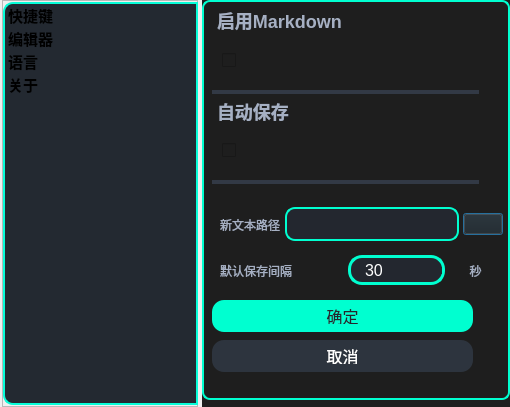
<?xml version="1.0" encoding="UTF-8"?>
<ui version="4.0">
 <class>ShortSetting</class>
 <widget class="QDialog" name="ShortSetting">
  <property name="geometry">
   <rect>
    <x>0</x>
    <y>0</y>
    <width>510</width>
    <height>407</height>
   </rect>
  </property>
  <property name="maximumSize">
   <size>
    <width>16777215</width>
    <height>16777215</height>
   </size>
  </property>
  <property name="windowTitle">
   <string>Dialog</string>
  </property>
  <property name="styleSheet">
   <string notr="true"/>
  </property>
  <layout class="QHBoxLayout" name="horizontalLayout_3">
   <property name="leftMargin">
    <number>0</number>
   </property>
   <property name="topMargin">
    <number>0</number>
   </property>
   <property name="rightMargin">
    <number>0</number>
   </property>
   <property name="bottomMargin">
    <number>0</number>
   </property>
   <item>
    <layout class="QHBoxLayout" name="horizontalLayout" stretch="0,0">
     <property name="spacing">
      <number>4</number>
     </property>
     <property name="leftMargin">
      <number>2</number>
     </property>
     <item>
      <widget class="QFrame" name="frameNav">
       <property name="sizePolicy">
        <sizepolicy hsizetype="Expanding" vsizetype="Expanding">
         <horstretch>0</horstretch>
         <verstretch>0</verstretch>
        </sizepolicy>
       </property>
       <property name="minimumSize">
        <size>
         <width>196</width>
         <height>0</height>
        </size>
       </property>
       <property name="maximumSize">
        <size>
         <width>196</width>
         <height>16777215</height>
        </size>
       </property>
       <property name="frameShape">
        <enum>QFrame::Shape::StyledPanel</enum>
       </property>
       <property name="frameShadow">
        <enum>QFrame::Shadow::Raised</enum>
       </property>
       <layout class="QVBoxLayout" name="verticalLayout_3">
        <property name="spacing">
         <number>4</number>
        </property>
        <property name="leftMargin">
         <number>0</number>
        </property>
        <property name="topMargin">
         <number>1</number>
        </property>
        <property name="rightMargin">
         <number>1</number>
        </property>
        <property name="bottomMargin">
         <number>1</number>
        </property>
        <item>
         <widget class="QListWidget" name="listWidgetNav">
          <property name="minimumSize">
           <size>
            <width>195</width>
            <height>0</height>
           </size>
          </property>
          <property name="maximumSize">
           <size>
            <width>190</width>
            <height>16777215</height>
           </size>
          </property>
          <property name="styleSheet">
           <string notr="true">QListWidget#listWidgetNav {
  background-color: #232931;           /* 深灰底 */
  border-top:    2px solid #08FDD8;    /* 上边框 */
  border-left:   2px solid #08FDD8;    /* 左边框 */
  border-right:   2px solid #08FDD8;    /* 右边框 */
  border-bottom: 2px solid #08FDD8;    /* 下边框 */
  border-top-left-radius:     10px;    /* 左上圆角 */
  border-bottom-left-radius:  10px;    /* 左下圆角 */
}
</string>
          </property>
          <property name="alternatingRowColors">
           <bool>false</bool>
          </property>
          <item>
           <property name="text">
            <string>快捷键</string>
           </property>
           <property name="font">
            <font>
             <family>Microsoft YaHei UI</family>
             <pointsize>11</pointsize>
             <bold>true</bold>
             <underline>false</underline>
             <kerning>true</kerning>
            </font>
           </property>
           <property name="background">
            <brush brushstyle="NoBrush">
             <color alpha="255">
              <red>166</red>
              <green>176</green>
              <blue>195</blue>
             </color>
            </brush>
           </property>
          </item>
          <item>
           <property name="text">
            <string>编辑器</string>
           </property>
           <property name="font">
            <font>
             <family>Microsoft YaHei UI</family>
             <pointsize>11</pointsize>
             <bold>true</bold>
            </font>
           </property>
           <property name="background">
            <brush brushstyle="NoBrush">
             <color alpha="255">
              <red>166</red>
              <green>176</green>
              <blue>195</blue>
             </color>
            </brush>
           </property>
          </item>
          <item>
           <property name="text">
            <string>语言</string>
           </property>
           <property name="font">
            <font>
             <pointsize>11</pointsize>
             <bold>true</bold>
            </font>
           </property>
           <property name="background">
            <brush brushstyle="NoBrush">
             <color alpha="255">
              <red>166</red>
              <green>176</green>
              <blue>195</blue>
             </color>
            </brush>
           </property>
          </item>
          <item>
           <property name="text">
            <string>关于</string>
           </property>
           <property name="font">
            <font>
             <family>Microsoft YaHei UI</family>
             <pointsize>11</pointsize>
             <bold>true</bold>
            </font>
           </property>
           <property name="background">
            <brush brushstyle="NoBrush">
             <color alpha="255">
              <red>166</red>
              <green>176</green>
              <blue>195</blue>
             </color>
            </brush>
           </property>
          </item>
         </widget>
        </item>
       </layout>
      </widget>
     </item>
     <item>
      <widget class="QStackedWidget" name="stackedWidget">
       <property name="font">
        <font>
         <pointsize>10</pointsize>
        </font>
       </property>
       <property name="styleSheet">
        <string notr="true">background-color: rgb(30, 30, 30);</string>
       </property>
       <property name="currentIndex">
        <number>1</number>
       </property>
       <widget class="QWidget" name="pageShortcuts">
        <property name="minimumSize">
         <size>
          <width>0</width>
          <height>400</height>
         </size>
        </property>
        <property name="maximumSize">
         <size>
          <width>16777215</width>
          <height>400</height>
         </size>
        </property>
        <property name="styleSheet">
         <string notr="true">background-color: rgb(30, 30, 30);</string>
        </property>
        <widget class="QFrame" name="frame">
         <property name="geometry">
          <rect>
           <x>0</x>
           <y>0</y>
           <width>281</width>
           <height>401</height>
          </rect>
         </property>
         <property name="sizePolicy">
          <sizepolicy hsizetype="Expanding" vsizetype="Expanding">
           <horstretch>0</horstretch>
           <verstretch>0</verstretch>
          </sizepolicy>
         </property>
         <layout class="QVBoxLayout" name="verticalLayout_2">
          <property name="spacing">
           <number>0</number>
          </property>
          <item>
           <widget class="QTableWidget" name="tblShortcuts">
            <property name="minimumSize">
             <size>
              <width>272</width>
              <height>0</height>
             </size>
            </property>
            <property name="maximumSize">
             <size>
              <width>280</width>
              <height>350</height>
             </size>
            </property>
            <property name="editTriggers">
             <set>QAbstractItemView::EditTrigger::NoEditTriggers</set>
            </property>
            <property name="rowCount">
             <number>0</number>
            </property>
            <property name="columnCount">
             <number>2</number>
            </property>
            <column/>
            <column/>
           </widget>
          </item>
          <item>
           <widget class="QWidget" name="widget" native="true">
            <property name="maximumSize">
             <size>
              <width>16777215</width>
              <height>100</height>
             </size>
            </property>
            <layout class="QHBoxLayout" name="horizontalLayout_2">
             <item>
              <widget class="QPushButton" name="btnEdit">
               <property name="minimumSize">
                <size>
                 <width>0</width>
                 <height>30</height>
                </size>
               </property>
               <property name="font">
                <font>
                 <pointsize>9</pointsize>
                </font>
               </property>
               <property name="text">
                <string>编辑</string>
               </property>
               <property name="icon">
                <iconset theme="QIcon::ThemeIcon::DocumentProperties"/>
               </property>
               <property name="autoDefault">
                <bool>false</bool>
               </property>
               <property name="default">
                <bool>false</bool>
               </property>
               <property name="flat">
                <bool>true</bool>
               </property>
              </widget>
             </item>
             <item>
              <widget class="QPushButton" name="btnSave">
               <property name="minimumSize">
                <size>
                 <width>0</width>
                 <height>30</height>
                </size>
               </property>
               <property name="text">
                <string>保存</string>
               </property>
               <property name="icon">
                <iconset theme="QIcon::ThemeIcon::DocumentSave"/>
               </property>
               <property name="autoDefault">
                <bool>false</bool>
               </property>
               <property name="default">
                <bool>false</bool>
               </property>
               <property name="flat">
                <bool>true</bool>
               </property>
              </widget>
             </item>
             <item>
              <widget class="QPushButton" name="btnResetDefault">
               <property name="minimumSize">
                <size>
                 <width>0</width>
                 <height>30</height>
                </size>
               </property>
               <property name="text">
                <string>重置</string>
               </property>
               <property name="icon">
                <iconset theme="QIcon::ThemeIcon::SystemReboot"/>
               </property>
               <property name="autoDefault">
                <bool>false</bool>
               </property>
               <property name="default">
                <bool>false</bool>
               </property>
               <property name="flat">
                <bool>true</bool>
               </property>
              </widget>
             </item>
            </layout>
           </widget>
          </item>
         </layout>
         <zorder>widget</zorder>
         <zorder>tblShortcuts</zorder>
        </widget>
       </widget>
       <widget class="QWidget" name="pageEdit">
        <property name="styleSheet">
         <string notr="true">background-color: rgb(30, 30, 30);</string>
        </property>
        <widget class="QFrame" name="frameEditPage">
         <property name="geometry">
          <rect>
           <x>0</x>
           <y>0</y>
           <width>308</width>
           <height>400</height>
          </rect>
         </property>
         <property name="styleSheet">
          <string notr="true">#frameEditPage {
    background: rgb(30,30,30);
    border-radius: 8px;
    border: 2px solid #00FFD0;
    padding: 20px;
}</string>
         </property>
         <property name="frameShape">
          <enum>QFrame::Shape::StyledPanel</enum>
         </property>
         <property name="frameShadow">
          <enum>QFrame::Shadow::Raised</enum>
         </property>
         <widget class="QWidget" name="layoutWidget_2">
          <property name="geometry">
           <rect>
            <x>10</x>
            <y>200</y>
            <width>291</width>
            <height>45</height>
           </rect>
          </property>
          <layout class="QHBoxLayout" name="Layoutsave">
           <property name="spacing">
            <number>4</number>
           </property>
           <property name="leftMargin">
            <number>8</number>
           </property>
           <property name="topMargin">
            <number>4</number>
           </property>
           <item>
            <widget class="QLabel" name="labelpath">
             <property name="font">
              <font>
               <pointsize>-1</pointsize>
              </font>
             </property>
             <property name="styleSheet">
              <string notr="true">#labelpath, #labeltime, #labelMinute {
    color: #A6B0C3;
    font-size: 12px;
    background: transparent;
    border: none;
}
</string>
             </property>
             <property name="text">
              <string>新文本路径</string>
             </property>
            </widget>
           </item>
           <item>
            <widget class="QLineEdit" name="lineEditautoSavePath">
             <property name="sizePolicy">
              <sizepolicy hsizetype="Expanding" vsizetype="Fixed">
               <horstretch>0</horstretch>
               <verstretch>0</verstretch>
              </sizepolicy>
             </property>
             <property name="styleSheet">
              <string notr="true">#lineEditautoSavePath {
    background: #23272F;
    color: #fff;
    border: 2px solid #00FFD0;
    border-radius: 10px;
    padding: 7px 12px;
    font-size: 12px;
}
#lineEditautoSavePath:focus {
    border: 2px solid #00FFD0;
}</string>
             </property>
             <property name="readOnly">
              <bool>true</bool>
             </property>
            </widget>
           </item>
           <item>
            <widget class="QPushButton" name="btnbrowsePath">
             <property name="minimumSize">
              <size>
               <width>15</width>
               <height>0</height>
              </size>
             </property>
             <property name="maximumSize">
              <size>
               <width>50</width>
               <height>16777215</height>
              </size>
             </property>
             <property name="text">
              <string/>
             </property>
             <property name="icon">
              <iconset resource="res.qrc">
               <normaloff>:/icon/gallery.png</normaloff>:/icon/gallery.png</iconset>
             </property>
            </widget>
           </item>
          </layout>
         </widget>
         <widget class="QWidget" name="layoutWidget_3">
          <property name="geometry">
           <rect>
            <x>10</x>
            <y>250</y>
            <width>291</width>
            <height>41</height>
           </rect>
          </property>
          <layout class="QHBoxLayout" name="Layouttime">
           <property name="spacing">
            <number>3</number>
           </property>
           <property name="leftMargin">
            <number>8</number>
           </property>
           <item>
            <widget class="QLabel" name="labeltime">
             <property name="minimumSize">
              <size>
               <width>125</width>
               <height>0</height>
              </size>
             </property>
             <property name="maximumSize">
              <size>
               <width>0</width>
               <height>16777215</height>
              </size>
             </property>
             <property name="font">
              <font>
               <pointsize>-1</pointsize>
              </font>
             </property>
             <property name="styleSheet">
              <string notr="true">#labelpath, #labeltime, #labelMinute {
    color: #A6B0C3;
    font-size: 12px;
    background: transparent;
    border: none;
}
</string>
             </property>
             <property name="text">
              <string>默认保存间隔</string>
             </property>
            </widget>
           </item>
           <item>
            <widget class="QSpinBox" name="spinBoxinterval">
             <property name="sizePolicy">
              <sizepolicy hsizetype="Minimum" vsizetype="Fixed">
               <horstretch>0</horstretch>
               <verstretch>1</verstretch>
              </sizepolicy>
             </property>
             <property name="maximumSize">
              <size>
               <width>120</width>
               <height>30</height>
              </size>
             </property>
             <property name="styleSheet">
              <string notr="true">/* ────────── SpinBox 本体 ────────── */
QSpinBox#spinBoxinterval {
    background: #23272F;
    color: #FFFFFF;
    border: 2.5px solid #00FFD0;
    border-radius: 14px;          /* 圆角 ≈ 高度的一半 */
    padding: 4px 28px 4px 12px;   /*             ↑
                                     右侧留 28px 位置专门给箭头按钮 */
    font-size: 16px;
    min-height: 15px;
}

/* ────────── 箭头按钮 ────────── */
QSpinBox#spinBoxinterval::up-button,
QSpinBox#spinBoxinterval::down-button {
    /* ① 以 padding 区域为参考系，而不是 border 区域 */
    subcontrol-origin: padding;

    /* ② 紧贴右边垂直堆叠（Qt 会按 up 在上、down 在下自动排版） */
    subcontrol-position: right center;

    width: 14px;          /* 箭头按钮自身的宽度 */
    height: 7px;          /* 一半高度即可，Qt 会自动撑满两枚按钮 */

    /* ③ 让按钮“隐形”：边框全无、背景与主体一致 */
    border: none;
    background: #23272F;

    /* ④ 轻微收一点边距，让它彻底留在边框之内 */
    margin: 1px 0;
}
QSpinBox#spinBoxinterval::up-arrow,
QSpinBox#spinBoxinterval::down-arrow {
    width: 6px;
    height: 4px;
    image: none;               /* 用 Qt 默认 ▴ ▾ 即可；如需自定义可换成 url(...) */
}
</string>
             </property>
             <property name="suffix">
              <string comment="秒" extracomment="秒"/>
             </property>
             <property name="value">
              <number>30</number>
             </property>
            </widget>
           </item>
           <item>
            <widget class="QLabel" name="labelMinute">
             <property name="maximumSize">
              <size>
               <width>55</width>
               <height>16777215</height>
              </size>
             </property>
             <property name="font">
              <font>
               <pointsize>-1</pointsize>
              </font>
             </property>
             <property name="styleSheet">
              <string notr="true">#labelpath, #labeltime, #labelMinute {
    color: #A6B0C3;
    font-size: 12px;
    background: transparent;
    border: none;
}
#labelpath, #labeltime {
    font-weight: bold;
    color: #00FFD0;
}</string>
             </property>
             <property name="text">
              <string>秒</string>
             </property>
             <property name="alignment">
              <set>Qt::AlignmentFlag::AlignCenter</set>
             </property>
            </widget>
           </item>
          </layout>
         </widget>
         <widget class="QPushButton" name="btnCancel">
          <property name="geometry">
           <rect>
            <x>10</x>
            <y>340</y>
            <width>261</width>
            <height>32</height>
           </rect>
          </property>
          <property name="maximumSize">
           <size>
            <width>16777215</width>
            <height>32</height>
           </size>
          </property>
          <property name="styleSheet">
           <string notr="true">#btnCancel {
    background: #2D343E;
    color: #fff;
    border: none;
    border-radius: 12px;
    font-size: 16px;
    padding: 8px 0;
}
#btnCancel:hover {
    background: #23272F;
}</string>
          </property>
          <property name="text">
           <string>取消</string>
          </property>
         </widget>
         <widget class="QPushButton" name="btnOk">
          <property name="geometry">
           <rect>
            <x>10</x>
            <y>300</y>
            <width>261</width>
            <height>32</height>
           </rect>
          </property>
          <property name="maximumSize">
           <size>
            <width>16777215</width>
            <height>32</height>
           </size>
          </property>
          <property name="styleSheet">
           <string notr="true">#btnOk, #btnbrowsePath {
    background: #00FFD0;
    color: #23272F;
    border: none;
    border-radius: 12px;
    font-size: 16px;
    padding: 8px 0;
}
#btnOk:hover, #btnbrowsePath:hover {
    background: #1CE6B3;
    color: #21232A;
}</string>
          </property>
          <property name="text">
           <string>确定</string>
          </property>
         </widget>
         <widget class="QLabel" name="labelMarkdown">
          <property name="geometry">
           <rect>
            <x>10</x>
            <y>9</y>
            <width>260</width>
            <height>31</height>
           </rect>
          </property>
          <property name="maximumSize">
           <size>
            <width>16777215</width>
            <height>40</height>
           </size>
          </property>
          <property name="font">
           <font>
            <family>Microsoft YaHei UI</family>
            <pointsize>-1</pointsize>
            <bold>true</bold>
           </font>
          </property>
          <property name="styleSheet">
           <string notr="true">#labelMarkdown, #labelAutosave {
    color: #A6B0C3;
    font-size: 18px;
    font-weight: bold;
    background: transparent;
    border: none;
    margin: 0 0 8px 0;
}</string>
          </property>
          <property name="text">
           <string>启用Markdown</string>
          </property>
         </widget>
         <widget class="QFrame" name="lineSeparator">
          <property name="geometry">
           <rect>
            <x>10</x>
            <y>90</y>
            <width>267</width>
            <height>4</height>
           </rect>
          </property>
          <property name="styleSheet">
           <string notr="true">#lineSeparator, #lineSeparatorsave {
    background: #323945;
    height: 1px;
    border: none;
    margin: 10px 0;
}</string>
          </property>
          <property name="frameShape">
           <enum>QFrame::Shape::HLine</enum>
          </property>
          <property name="frameShadow">
           <enum>QFrame::Shadow::Sunken</enum>
          </property>
          <property name="lineWidth">
           <number>2</number>
          </property>
         </widget>
         <widget class="SmoothSwitch" name="switchMarkdown">
          <property name="geometry">
           <rect>
            <x>20</x>
            <y>40</y>
            <width>241</width>
            <height>41</height>
           </rect>
          </property>
          <property name="sizePolicy">
           <sizepolicy hsizetype="Minimum" vsizetype="Fixed">
            <horstretch>0</horstretch>
            <verstretch>1</verstretch>
           </sizepolicy>
          </property>
          <property name="text">
           <string/>
          </property>
         </widget>
         <widget class="SmoothSwitch" name="switchAutoSave">
          <property name="geometry">
           <rect>
            <x>20</x>
            <y>130</y>
            <width>241</width>
            <height>41</height>
           </rect>
          </property>
          <property name="styleSheet">
           <string notr="true"/>
          </property>
          <property name="text">
           <string/>
          </property>
         </widget>
         <widget class="QFrame" name="lineSeparatorsave">
          <property name="geometry">
           <rect>
            <x>10</x>
            <y>180</y>
            <width>267</width>
            <height>4</height>
           </rect>
          </property>
          <property name="styleSheet">
           <string notr="true">#lineSeparator, #lineSeparatorsave {
    background: #323945;
    height: 1px;
    border: none;
    margin: 10px 0;
}</string>
          </property>
          <property name="frameShape">
           <enum>QFrame::Shape::HLine</enum>
          </property>
          <property name="frameShadow">
           <enum>QFrame::Shadow::Sunken</enum>
          </property>
         </widget>
         <widget class="QLabel" name="labelAutosave">
          <property name="geometry">
           <rect>
            <x>10</x>
            <y>100</y>
            <width>260</width>
            <height>31</height>
           </rect>
          </property>
          <property name="font">
           <font>
            <pointsize>-1</pointsize>
            <bold>true</bold>
           </font>
          </property>
          <property name="styleSheet">
           <string notr="true">#labelMarkdown, #labelAutosave {
    color:#A6B0C3;
    font-size: 18px;
    font-weight: bold;
    background: transparent;
    border: none;
    margin: 0 0 8px 0;
}</string>
          </property>
          <property name="text">
           <string>自动保存</string>
          </property>
         </widget>
        </widget>
       </widget>
       <widget class="QWidget" name="pageLanguage">
        <widget class="QFrame" name="frameLanguage">
         <property name="geometry">
          <rect>
           <x>0</x>
           <y>0</y>
           <width>308</width>
           <height>401</height>
          </rect>
         </property>
         <property name="styleSheet">
          <string notr="true">#frameLanguage {
    background: rgb(30,30,30);
    border-radius: 8px;
    border: 2px solid #00FFD0;
    padding: 36px 30px;
}
</string>
         </property>
         <property name="frameShape">
          <enum>QFrame::Shape::StyledPanel</enum>
         </property>
         <property name="frameShadow">
          <enum>QFrame::Shadow::Raised</enum>
         </property>
         <widget class="QWidget" name="layoutWidget">
          <property name="geometry">
           <rect>
            <x>20</x>
            <y>130</y>
            <width>261</width>
            <height>231</height>
           </rect>
          </property>
          <layout class="QVBoxLayout" name="verticalLayout">
           <item>
            <widget class="QLabel" name="labelNote">
             <property name="font">
              <font>
               <pointsize>11</pointsize>
              </font>
             </property>
             <property name="text">
              <string>每日笔记：</string>
             </property>
             <property name="alignment">
              <set>Qt::AlignmentFlag::AlignCenter</set>
             </property>
            </widget>
           </item>
           <item>
            <widget class="QTextBrowser" name="textBrowserQuote">
             <property name="openExternalLinks">
              <bool>true</bool>
             </property>
            </widget>
           </item>
          </layout>
         </widget>
         <widget class="QWidget" name="layoutWidget">
          <property name="geometry">
           <rect>
            <x>20</x>
            <y>30</y>
            <width>261</width>
            <height>91</height>
           </rect>
          </property>
          <layout class="QVBoxLayout" name="verticalLayout_4">
           <item>
            <widget class="QLabel" name="labelLanguage">
             <property name="font">
              <font>
               <pointsize>14</pointsize>
              </font>
             </property>
             <property name="text">
              <string>界面语言</string>
             </property>
             <property name="alignment">
              <set>Qt::AlignmentFlag::AlignCenter</set>
             </property>
            </widget>
           </item>
           <item>
            <widget class="QComboBox" name="comboBoxLanguage">
             <property name="styleSheet">
              <string notr="true">#comboBoxLanguage {
    background: #374758;
    color: #fff;
    border: 2px solid #00FFD0;
    border-radius: 8px;
    padding: 7px 38px 7px 14px;
    font-size: 20px;
    min-width: 160px;
}
#comboBoxLanguage::drop-down {
    subcontrol-origin: padding;
    subcontrol-position: top right;
    width: 51px;
    border: none;
    background: transparent;
}
#comboBoxLanguage QAbstractItemView::item:selected {
    background: #00FFD055;
    color: #00FFD0;
}
</string>
             </property>
            </widget>
           </item>
          </layout>
         </widget>
        </widget>
       </widget>
       <widget class="QWidget" name="pageAbout">
        <property name="styleSheet">
         <string notr="true">background-color: rgb(30, 30, 30);</string>
        </property>
        <widget class="QFrame" name="frameAbout">
         <property name="geometry">
          <rect>
           <x>14</x>
           <y>10</y>
           <width>281</width>
           <height>381</height>
          </rect>
         </property>
         <property name="styleSheet">
          <string notr="true">background-color: rgb(30, 30, 30);</string>
         </property>
         <layout class="QVBoxLayout" name="verticalLayout_6">
          <property name="spacing">
           <number>0</number>
          </property>
          <property name="leftMargin">
           <number>2</number>
          </property>
          <item>
           <layout class="QVBoxLayout" name="verticalLayoutIVI">
            <property name="spacing">
             <number>10</number>
            </property>
            <property name="leftMargin">
             <number>16</number>
            </property>
            <property name="topMargin">
             <number>16</number>
            </property>
            <property name="rightMargin">
             <number>16</number>
            </property>
            <property name="bottomMargin">
             <number>10</number>
            </property>
            <item>
             <widget class="QLabel" name="labelicon">
              <property name="minimumSize">
               <size>
                <width>0</width>
                <height>70</height>
               </size>
              </property>
              <property name="maximumSize">
               <size>
                <width>16777215</width>
                <height>70</height>
               </size>
              </property>
              <property name="sizeIncrement">
               <size>
                <width>0</width>
                <height>0</height>
               </size>
              </property>
              <property name="text">
               <string/>
              </property>
              <property name="pixmap">
               <pixmap resource="res.qrc">:/icon/64.ico</pixmap>
              </property>
              <property name="alignment">
               <set>Qt::AlignmentFlag::AlignBottom|Qt::AlignmentFlag::AlignHCenter</set>
              </property>
             </widget>
            </item>
            <item>
             <widget class="QLabel" name="labelAboutTitle">
              <property name="font">
               <font>
                <pointsize>16</pointsize>
                <bold>true</bold>
               </font>
              </property>
              <property name="styleSheet">
               <string notr="true">QLabel#labelAboutTitle {
  font-size: 16pt;
  font-weight: bold;
  color: #FFFFFF;
  text-shadow: 0px 1px 2px rgba(0,0,0,0.5);
}</string>
              </property>
              <property name="text">
               <string>LTNoteBook</string>
              </property>
              <property name="alignment">
               <set>Qt::AlignmentFlag::AlignCenter</set>
              </property>
             </widget>
            </item>
            <item>
             <widget class="QLabel" name="labelVersion">
              <property name="styleSheet">
               <string notr="true">QLabel#labelAboutVersion {
  font-size: 9pt;
  color: rgba(255,255,255,0.6);
  margin-bottom: 8px;
}</string>
              </property>
              <property name="text">
               <string>版本：1.0.0</string>
              </property>
              <property name="alignment">
               <set>Qt::AlignmentFlag::AlignCenter</set>
              </property>
             </widget>
            </item>
            <item>
             <widget class="QFrame" name="lineAboutSeparator">
              <property name="styleSheet">
               <string notr="true">QFrame#lineAboutSeparator {
  max-height: 1px;
  background-color: rgba(255,255,255,0.15);
  margin-top: 6px;
  margin-bottom: 6px;
}
</string>
              </property>
              <property name="frameShape">
               <enum>QFrame::Shape::HLine</enum>
              </property>
              <property name="frameShadow">
               <enum>QFrame::Shadow::Plain</enum>
              </property>
             </widget>
            </item>
            <item>
             <widget class="QLabel" name="labelAboutDesc">
              <property name="sizePolicy">
               <sizepolicy hsizetype="Preferred" vsizetype="Preferred">
                <horstretch>0</horstretch>
                <verstretch>1</verstretch>
               </sizepolicy>
              </property>
              <property name="minimumSize">
               <size>
                <width>0</width>
                <height>100</height>
               </size>
              </property>
              <property name="maximumSize">
               <size>
                <width>16777215</width>
                <height>16777215</height>
               </size>
              </property>
              <property name="font">
               <font>
                <pointsize>10</pointsize>
               </font>
              </property>
              <property name="styleSheet">
               <string notr="true">color: #E0E0E0;
QLabel#labelAboutDesc {
  color: #E0E0E0;
  font-size: 10pt;
  line-height: 1.4;  /* CSS 写法，Qt 可能只支持 pixelSpacing */
  qproperty-wordWrap: true;
}
</string>
              </property>
              <property name="text">
               <string>NoteBook 是一款轻量级的 Qt6/C++ 记事本应用，支持实时 Markdown 高亮、自动保存、自定义快捷键及多语言切换。
</string>
              </property>
              <property name="alignment">
               <set>Qt::AlignmentFlag::AlignCenter</set>
              </property>
              <property name="wordWrap">
               <bool>true</bool>
              </property>
             </widget>
            </item>
            <item>
             <widget class="QFrame" name="lineAboutSeparatorbottom">
              <property name="styleSheet">
               <string notr="true">QFrame#lineAboutSeparatorbottom {
  max-height: 1px;
  background-color: rgba(255,255,255,0.15);
  margin-top: 6px;
  margin-bottom: 6px;
}
</string>
              </property>
              <property name="frameShape">
               <enum>QFrame::Shape::HLine</enum>
              </property>
              <property name="frameShadow">
               <enum>QFrame::Shadow::Plain</enum>
              </property>
             </widget>
            </item>
            <item>
             <widget class="QTextBrowser" name="textBrowserLinks">
              <property name="sizePolicy">
               <sizepolicy hsizetype="Expanding" vsizetype="Minimum">
                <horstretch>0</horstretch>
                <verstretch>0</verstretch>
               </sizepolicy>
              </property>
              <property name="styleSheet">
               <string notr="true">background-color: rgb(30, 30, 30);</string>
              </property>
              <property name="frameShape">
               <enum>QFrame::Shape::NoFrame</enum>
              </property>
              <property name="openExternalLinks">
               <bool>true</bool>
              </property>
             </widget>
            </item>
           </layout>
          </item>
         </layout>
        </widget>
       </widget>
      </widget>
     </item>
    </layout>
   </item>
  </layout>
 </widget>
 <customwidgets>
  <customwidget>
   <class>SmoothSwitch</class>
   <extends>QCheckBox</extends>
   <header location="global">SmoothSwitch.h</header>
  </customwidget>
 </customwidgets>
 <resources>
  <include location="res.qrc"/>
 </resources>
 <connections/>
</ui>
